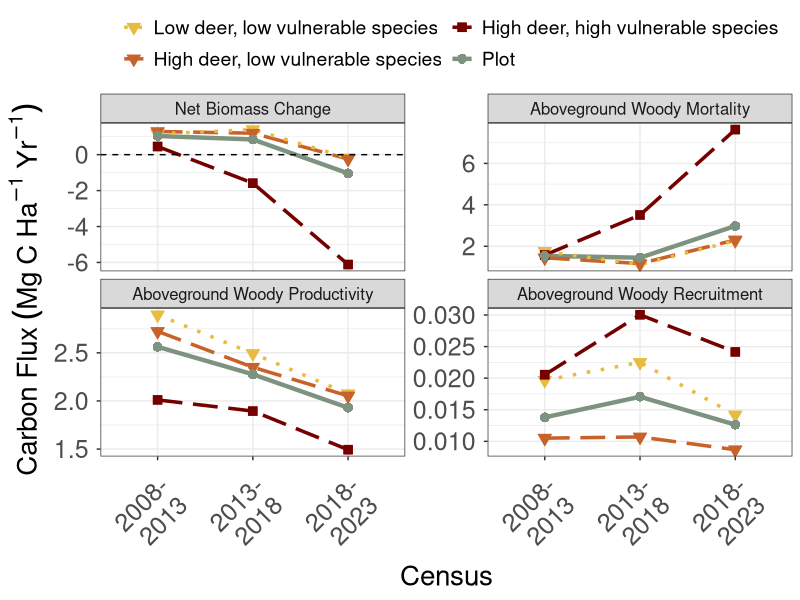

Here is the R script that generated this plot:
library(tidyverse) 
library(ggplot2)

woodyfluxes <- read.csv("data/processed_data/WoodyFluxes.csv") %>%
  mutate(quadrat = sprintf("%04d", quadrat))  %>% 
  select(-X) 
grouped_quadrats <- read.csv("data/grouped_quadrats.csv") %>%
  mutate(quadrat = sprintf("%04d", quadrat))  %>% 
  select(-X)

group_trends <- woodyfluxes  %>% 
  left_join(grouped_quadrats, by = c("quadrat" = "quadrat"))  %>% 
  group_by(Group, Census)  %>% 
  summarize(qc = n(),
            AWP = sum(AWP) / qc, 
            AWM = (sum(AWM) / qc ), 
            AWR = sum(AWR) / qc, 
            NetFlux = sum(NetFlux) / qc) %>% 
  mutate(Group = as.character(Group))


tot_trends <- woodyfluxes  %>% 
  group_by(Census)  %>% 
  summarize(qc = n(),
            AWP = sum(AWP) / qc, 
            AWM = (sum(AWM) / qc ),  
            AWR = sum(AWR) / qc, 
            NetFlux = sum(NetFlux) / qc)  %>% 
  mutate(Group = "Whole Plot")

fig3_woodyfluxes <- group_trends  %>% 
  bind_rows(tot_trends)  %>% 
  drop_na()   %>% 
  pivot_longer(c(AWP, AWM, AWR, NetFlux), names_to = c("Flux"),values_to = "MgC_Yr_Ha")  %>% 
  mutate(Flux = factor(Flux, levels = c("NetFlux","AWM","AWP","AWR")),
         lwd_col = if_else(Group %in% c("Whole Plot"), 5, 3),  #0.5, 1.2
         cex_col = if_else(Group %in% c("Whole Plot"), 5, 3),
         cens_int = case_when(Census == 2 ~ "2008-\n2013",
                              Census == 3 ~ "2013-\n2018",
                              Census == 4 ~ "2018-\n2023")
  )



colz <- c("#E7BC40","#C7622B", "#750000","#7e937f")
flux_names <- as_labeller(c("AWM" = "Aboveground Woody Mortality",
                            "AWP" = "Aboveground Woody Productivity",
                            "AWR" = "Aboveground Woody Recruitment",
                            "NetFlux" = "Net Biomass Change"))

fig3 <- ggplot(fig3_woodyfluxes, aes(x = as.ordered(cens_int), y = MgC_Yr_Ha, group = Group, col = Group)) +
  facet_wrap(~Flux, scales = "free_y", labeller = flux_names) +
  geom_line(data = fig3_woodyfluxes  %>% filter(Group %in% c("Whole Plot")), lwd = 1.5, lty = 1) + 
  geom_line(data = fig3_woodyfluxes %>% filter(Group %in% c("2", "3")), lwd = 1.2, lty = 5) + 
  geom_line(data = fig3_woodyfluxes %>% filter(Group %in% c("1")), lwd = 1.2, lty = 3) +
  geom_point(data = fig3_woodyfluxes %>% filter(Group %in% c("1")), pch = 25, cex = 3, fill = "#E7BC40") +
  geom_point(data = fig3_woodyfluxes %>% filter(Group %in% c("2")), pch = 25, cex = 3, fill = "#C7622B") +
  geom_point(data = fig3_woodyfluxes %>% filter(Group %in% c("3")), pch = 22, cex = 3, fill = "#750000") +
  geom_point (data = fig3_woodyfluxes %>% filter(Group %in% c("Whole Plot")), pch = 16, cex = 3, fill = "#7e937f") +
  geom_hline(data = fig3_woodyfluxes  %>% filter(Flux %in% c("NetFlux")),aes(yintercept = 0), lty = "dashed") +
  scale_color_manual(name = element_blank(),labels = c("Low deer, low vulnerable species","High deer, low vulnerable species", "High deer, high vulnerable species", "Plot"), values = colz, guide = guide_legend(nrow = 2)) +
  labs(y = expression("Carbon Flux"~(Mg~C~Ha^-1~Yr^-1)), x = "Census") +
  theme_bw() +
  theme(legend.position = "top",
        legend.text = element_text(size = 14),
        legend.background = element_blank(),
        strip.text = element_text(size = 12),
        axis.text.x = element_text(size = 18, margin = margin(t = .15,r = 0, b = .05,l = 0,unit = "in"), angle = 45, hjust = 1),
        axis.text.y = element_text(size = 18, margin = margin(t = 0,r = .08, b = 0,l = 0, unit = "in")),
        axis.title = element_text(size = 20)) 


ggsave(fig3,filename = "doc/display/Figure3.jpeg", units = "in",
       height = 8, width = 10, dpi = 300)


